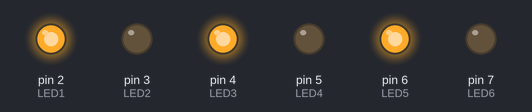
This sketch was run on a simulated Arduino Uno, built with avr-gcc and run on an emulated ATmega328P. Shown: output pins drawn as LEDs (lit = HIGH).

Above: at 0.2 s.
At 1.7 s:
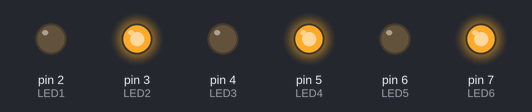
Timing chart, 0 to 3.0 s (numbered marks = the images above):
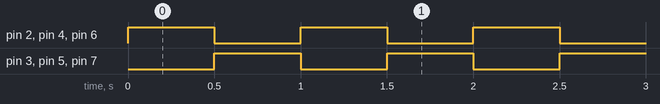

The sketch:

1C_Codigo_.ino
```cpp
#define LED1 2
#define LED2 3
#define LED3 4
#define LED4 5
#define LED5 6
#define LED6 7

void setup()
{
  pinMode( LED1 , OUTPUT );
  pinMode( LED2 , OUTPUT );
  pinMode( LED3 , OUTPUT );
  pinMode( LED4 , OUTPUT );
  pinMode( LED5 , OUTPUT );
  pinMode( LED6 , OUTPUT );
}

void loop()
{
  digitalWrite( LED1 , HIGH );
  digitalWrite( LED2 , LOW );
  digitalWrite( LED3 , HIGH );
  digitalWrite( LED4 , LOW );
  digitalWrite( LED5 , HIGH );
  digitalWrite( LED6 , LOW );
  delay(500);
  digitalWrite( LED1 , LOW );
  digitalWrite( LED2 , HIGH );
  digitalWrite( LED3 , LOW );
  digitalWrite( LED4 , HIGH );
  digitalWrite( LED5 , LOW );
  digitalWrite( LED6 , HIGH );
  delay(500);
}
```

Measured:
- by itself, pin 2 (LED1), pin 3 (LED2), pin 4 (LED3), pin 5 (LED4), pin 6 (LED5), pin 7 (LED6): alternates HIGH for 0.50 s and LOW for 0.50 s
